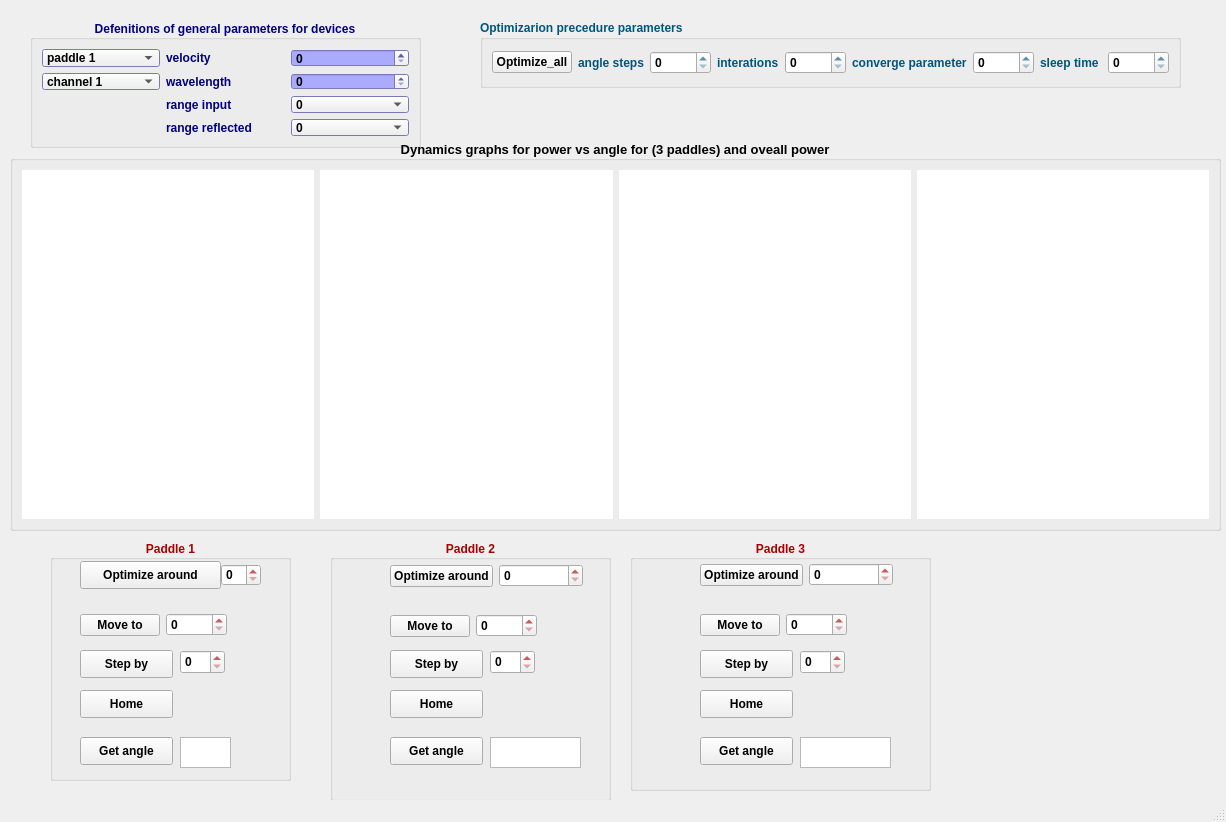
<?xml version="1.0" encoding="UTF-8"?>
<ui version="4.0">
 <class>MainWindow</class>
 <widget class="QMainWindow" name="MainWindow">
  <property name="geometry">
   <rect>
    <x>0</x>
    <y>0</y>
    <width>1226</width>
    <height>822</height>
   </rect>
  </property>
  <property name="windowTitle">
   <string>MainWindow</string>
  </property>
  <widget class="QWidget" name="centralwidget">
   <widget class="QGroupBox" name="groupBox">
    <property name="geometry">
     <rect>
      <x>30</x>
      <y>20</y>
      <width>391</width>
      <height>128</height>
     </rect>
    </property>
    <property name="palette">
     <palette>
      <active>
       <colorrole role="WindowText">
        <brush brushstyle="SolidPattern">
         <color alpha="255">
          <red>0</red>
          <green>0</green>
          <blue>127</blue>
         </color>
        </brush>
       </colorrole>
       <colorrole role="Text">
        <brush brushstyle="SolidPattern">
         <color alpha="255">
          <red>0</red>
          <green>0</green>
          <blue>0</blue>
         </color>
        </brush>
       </colorrole>
       <colorrole role="Base">
        <brush brushstyle="SolidPattern">
         <color alpha="255">
          <red>170</red>
          <green>170</green>
          <blue>255</blue>
         </color>
        </brush>
       </colorrole>
       <colorrole role="Window">
        <brush brushstyle="SolidPattern">
         <color alpha="255">
          <red>170</red>
          <green>170</green>
          <blue>255</blue>
         </color>
        </brush>
       </colorrole>
       <colorrole role="LinkVisited">
        <brush brushstyle="SolidPattern">
         <color alpha="255">
          <red>170</red>
          <green>170</green>
          <blue>255</blue>
         </color>
        </brush>
       </colorrole>
      </active>
      <inactive>
       <colorrole role="WindowText">
        <brush brushstyle="SolidPattern">
         <color alpha="255">
          <red>0</red>
          <green>0</green>
          <blue>127</blue>
         </color>
        </brush>
       </colorrole>
       <colorrole role="Text">
        <brush brushstyle="SolidPattern">
         <color alpha="255">
          <red>0</red>
          <green>0</green>
          <blue>0</blue>
         </color>
        </brush>
       </colorrole>
       <colorrole role="Base">
        <brush brushstyle="SolidPattern">
         <color alpha="255">
          <red>170</red>
          <green>170</green>
          <blue>255</blue>
         </color>
        </brush>
       </colorrole>
       <colorrole role="Window">
        <brush brushstyle="SolidPattern">
         <color alpha="255">
          <red>170</red>
          <green>170</green>
          <blue>255</blue>
         </color>
        </brush>
       </colorrole>
       <colorrole role="LinkVisited">
        <brush brushstyle="SolidPattern">
         <color alpha="255">
          <red>170</red>
          <green>170</green>
          <blue>255</blue>
         </color>
        </brush>
       </colorrole>
      </inactive>
      <disabled>
       <colorrole role="WindowText">
        <brush brushstyle="SolidPattern">
         <color alpha="255">
          <red>120</red>
          <green>120</green>
          <blue>120</blue>
         </color>
        </brush>
       </colorrole>
       <colorrole role="Text">
        <brush brushstyle="SolidPattern">
         <color alpha="255">
          <red>120</red>
          <green>120</green>
          <blue>120</blue>
         </color>
        </brush>
       </colorrole>
       <colorrole role="Base">
        <brush brushstyle="SolidPattern">
         <color alpha="255">
          <red>170</red>
          <green>170</green>
          <blue>255</blue>
         </color>
        </brush>
       </colorrole>
       <colorrole role="Window">
        <brush brushstyle="SolidPattern">
         <color alpha="255">
          <red>170</red>
          <green>170</green>
          <blue>255</blue>
         </color>
        </brush>
       </colorrole>
       <colorrole role="LinkVisited">
        <brush brushstyle="SolidPattern">
         <color alpha="255">
          <red>170</red>
          <green>170</green>
          <blue>255</blue>
         </color>
        </brush>
       </colorrole>
      </disabled>
     </palette>
    </property>
    <property name="font">
     <font>
      <family>Arial</family>
      <pointsize>9</pointsize>
      <weight>75</weight>
      <bold>true</bold>
     </font>
    </property>
    <property name="title">
     <string>Defenitions of general parameters for devices</string>
    </property>
    <property name="alignment">
     <set>Qt::AlignCenter</set>
    </property>
    <layout class="QGridLayout" name="gridLayout">
     <item row="1" column="2">
      <widget class="QSpinBox" name="wavelength"/>
     </item>
     <item row="2" column="2">
      <widget class="QComboBox" name="comboBox_3">
       <item>
        <property name="text">
         <string>0</string>
        </property>
       </item>
       <item>
        <property name="text">
         <string>1</string>
        </property>
       </item>
       <item>
        <property name="text">
         <string>2</string>
        </property>
       </item>
       <item>
        <property name="text">
         <string>3</string>
        </property>
       </item>
       <item>
        <property name="text">
         <string>4</string>
        </property>
       </item>
       <item>
        <property name="text">
         <string>5</string>
        </property>
       </item>
       <item>
        <property name="text">
         <string>5</string>
        </property>
       </item>
       <item>
        <property name="text">
         <string>6</string>
        </property>
       </item>
       <item>
        <property name="text">
         <string>7</string>
        </property>
       </item>
       <item>
        <property name="text">
         <string>8</string>
        </property>
       </item>
      </widget>
     </item>
     <item row="1" column="1">
      <widget class="QLabel" name="label_8">
       <property name="text">
        <string>wavelength</string>
       </property>
      </widget>
     </item>
     <item row="2" column="1">
      <widget class="QLabel" name="label_9">
       <property name="text">
        <string>range input</string>
       </property>
      </widget>
     </item>
     <item row="1" column="0">
      <widget class="QComboBox" name="comboBox_2">
       <item>
        <property name="text">
         <string>channel 1</string>
        </property>
       </item>
       <item>
        <property name="text">
         <string>channel 2</string>
        </property>
       </item>
      </widget>
     </item>
     <item row="0" column="1">
      <widget class="QLabel" name="label_5">
       <property name="text">
        <string>velocity</string>
       </property>
      </widget>
     </item>
     <item row="0" column="2">
      <widget class="QSpinBox" name="velocity"/>
     </item>
     <item row="0" column="0">
      <widget class="QComboBox" name="comboBox">
       <item>
        <property name="text">
         <string>paddle 1</string>
        </property>
       </item>
       <item>
        <property name="text">
         <string>paddle 2</string>
        </property>
       </item>
       <item>
        <property name="text">
         <string>paddle 3</string>
        </property>
       </item>
      </widget>
     </item>
     <item row="3" column="1">
      <widget class="QLabel" name="label_15">
       <property name="text">
        <string>range reflected</string>
       </property>
      </widget>
     </item>
     <item row="3" column="2">
      <widget class="QComboBox" name="comboBox_4">
       <item>
        <property name="text">
         <string>0</string>
        </property>
       </item>
       <item>
        <property name="text">
         <string>1</string>
        </property>
       </item>
       <item>
        <property name="text">
         <string>2</string>
        </property>
       </item>
       <item>
        <property name="text">
         <string>3</string>
        </property>
       </item>
       <item>
        <property name="text">
         <string>4</string>
        </property>
       </item>
       <item>
        <property name="text">
         <string>5</string>
        </property>
       </item>
       <item>
        <property name="text">
         <string>5</string>
        </property>
       </item>
       <item>
        <property name="text">
         <string>6</string>
        </property>
       </item>
       <item>
        <property name="text">
         <string>7</string>
        </property>
       </item>
       <item>
        <property name="text">
         <string>8</string>
        </property>
       </item>
      </widget>
     </item>
    </layout>
   </widget>
   <widget class="QGroupBox" name="groupBox_2">
    <property name="geometry">
     <rect>
      <x>480</x>
      <y>20</y>
      <width>701</width>
      <height>68</height>
     </rect>
    </property>
    <property name="palette">
     <palette>
      <active>
       <colorrole role="WindowText">
        <brush brushstyle="SolidPattern">
         <color alpha="255">
          <red>0</red>
          <green>85</green>
          <blue>127</blue>
         </color>
        </brush>
       </colorrole>
      </active>
      <inactive>
       <colorrole role="WindowText">
        <brush brushstyle="SolidPattern">
         <color alpha="255">
          <red>0</red>
          <green>85</green>
          <blue>127</blue>
         </color>
        </brush>
       </colorrole>
      </inactive>
      <disabled>
       <colorrole role="WindowText">
        <brush brushstyle="SolidPattern">
         <color alpha="255">
          <red>120</red>
          <green>120</green>
          <blue>120</blue>
         </color>
        </brush>
       </colorrole>
      </disabled>
     </palette>
    </property>
    <property name="font">
     <font>
      <family>Arial</family>
      <pointsize>9</pointsize>
      <weight>75</weight>
      <bold>true</bold>
     </font>
    </property>
    <property name="title">
     <string>Optimizarion precedure parameters</string>
    </property>
    <layout class="QHBoxLayout" name="horizontalLayout_9">
     <item>
      <widget class="QPushButton" name="optimize_all_p">
       <property name="text">
        <string>Optimize_all</string>
       </property>
      </widget>
     </item>
     <item>
      <widget class="QLabel" name="label_6">
       <property name="text">
        <string>angle steps</string>
       </property>
      </widget>
     </item>
     <item>
      <widget class="QSpinBox" name="angle_step"/>
     </item>
     <item>
      <widget class="QLabel" name="label_7">
       <property name="text">
        <string>interations</string>
       </property>
      </widget>
     </item>
     <item>
      <widget class="QSpinBox" name="iterations"/>
     </item>
     <item>
      <widget class="QLabel" name="label_10">
       <property name="text">
        <string>converge parameter</string>
       </property>
      </widget>
     </item>
     <item>
      <widget class="QSpinBox" name="converge_number"/>
     </item>
     <item>
      <widget class="QLabel" name="label_11">
       <property name="text">
        <string>sleep time</string>
       </property>
      </widget>
     </item>
     <item>
      <widget class="QSpinBox" name="sleep_time"/>
     </item>
    </layout>
   </widget>
   <widget class="QGroupBox" name="groupBox_5">
    <property name="geometry">
     <rect>
      <x>50</x>
      <y>540</y>
      <width>241</width>
      <height>241</height>
     </rect>
    </property>
    <property name="palette">
     <palette>
      <active>
       <colorrole role="WindowText">
        <brush brushstyle="SolidPattern">
         <color alpha="255">
          <red>170</red>
          <green>0</green>
          <blue>0</blue>
         </color>
        </brush>
       </colorrole>
      </active>
      <inactive>
       <colorrole role="WindowText">
        <brush brushstyle="SolidPattern">
         <color alpha="255">
          <red>170</red>
          <green>0</green>
          <blue>0</blue>
         </color>
        </brush>
       </colorrole>
      </inactive>
      <disabled>
       <colorrole role="WindowText">
        <brush brushstyle="SolidPattern">
         <color alpha="255">
          <red>120</red>
          <green>120</green>
          <blue>120</blue>
         </color>
        </brush>
       </colorrole>
      </disabled>
     </palette>
    </property>
    <property name="font">
     <font>
      <family>Arial</family>
      <pointsize>9</pointsize>
      <weight>75</weight>
      <bold>true</bold>
     </font>
    </property>
    <property name="title">
     <string>Paddle 1</string>
    </property>
    <property name="alignment">
     <set>Qt::AlignCenter</set>
    </property>
    <widget class="QTextEdit" name="textEdit">
     <property name="geometry">
      <rect>
       <x>130</x>
       <y>197</y>
       <width>51</width>
       <height>31</height>
      </rect>
     </property>
    </widget>
    <widget class="QWidget" name="">
     <property name="geometry">
      <rect>
       <x>30</x>
       <y>70</y>
       <width>147</width>
       <height>30</height>
      </rect>
     </property>
     <layout class="QHBoxLayout" name="horizontalLayout">
      <item>
       <widget class="QPushButton" name="move_to_1">
        <property name="text">
         <string>Move to</string>
        </property>
       </widget>
      </item>
      <item>
       <widget class="QSpinBox" name="move_rel_step_1"/>
      </item>
     </layout>
    </widget>
    <widget class="QPushButton" name="home_p_1">
     <property name="geometry">
      <rect>
       <x>30</x>
       <y>150</y>
       <width>93</width>
       <height>28</height>
      </rect>
     </property>
     <property name="text">
      <string>Home</string>
     </property>
    </widget>
    <widget class="QPushButton" name="optimize_all_p_5">
     <property name="geometry">
      <rect>
       <x>30</x>
       <y>21</y>
       <width>141</width>
       <height>28</height>
      </rect>
     </property>
     <property name="text">
      <string>Optimize around</string>
     </property>
    </widget>
    <widget class="QSpinBox" name="around_angle_1">
     <property name="geometry">
      <rect>
       <x>171</x>
       <y>24</y>
       <width>40</width>
       <height>22</height>
      </rect>
     </property>
    </widget>
    <widget class="QPushButton" name="get_angle_1">
     <property name="geometry">
      <rect>
       <x>30</x>
       <y>197</y>
       <width>93</width>
       <height>28</height>
      </rect>
     </property>
     <property name="text">
      <string>Get angle</string>
     </property>
    </widget>
    <widget class="QWidget" name="">
     <property name="geometry">
      <rect>
       <x>30</x>
       <y>20</y>
       <width>181</width>
       <height>30</height>
      </rect>
     </property>
     <layout class="QHBoxLayout" name="horizontalLayout_4"/>
    </widget>
    <widget class="QPushButton" name="move_to_4">
     <property name="geometry">
      <rect>
       <x>30</x>
       <y>110</y>
       <width>93</width>
       <height>28</height>
      </rect>
     </property>
     <property name="text">
      <string>Step by</string>
     </property>
    </widget>
    <widget class="QSpinBox" name="move_rel_step_4">
     <property name="geometry">
      <rect>
       <x>130</x>
       <y>110</y>
       <width>45</width>
       <height>24</height>
      </rect>
     </property>
    </widget>
   </widget>
   <widget class="QGroupBox" name="groupBox_6">
    <property name="geometry">
     <rect>
      <x>630</x>
      <y>540</y>
      <width>301</width>
      <height>251</height>
     </rect>
    </property>
    <property name="palette">
     <palette>
      <active>
       <colorrole role="WindowText">
        <brush brushstyle="SolidPattern">
         <color alpha="255">
          <red>170</red>
          <green>0</green>
          <blue>0</blue>
         </color>
        </brush>
       </colorrole>
      </active>
      <inactive>
       <colorrole role="WindowText">
        <brush brushstyle="SolidPattern">
         <color alpha="255">
          <red>170</red>
          <green>0</green>
          <blue>0</blue>
         </color>
        </brush>
       </colorrole>
      </inactive>
      <disabled>
       <colorrole role="WindowText">
        <brush brushstyle="SolidPattern">
         <color alpha="255">
          <red>120</red>
          <green>120</green>
          <blue>120</blue>
         </color>
        </brush>
       </colorrole>
      </disabled>
     </palette>
    </property>
    <property name="font">
     <font>
      <family>Arial</family>
      <pointsize>9</pointsize>
      <weight>75</weight>
      <bold>true</bold>
     </font>
    </property>
    <property name="title">
     <string>Paddle 3</string>
    </property>
    <property name="alignment">
     <set>Qt::AlignCenter</set>
    </property>
    <widget class="QWidget" name="layoutWidget_3">
     <property name="geometry">
      <rect>
       <x>70</x>
       <y>20</y>
       <width>193</width>
       <height>30</height>
      </rect>
     </property>
     <layout class="QHBoxLayout" name="horizontalLayout_7">
      <item>
       <widget class="QPushButton" name="optimize_all_p_8">
        <property name="text">
         <string>Optimize around</string>
        </property>
       </widget>
      </item>
      <item>
       <widget class="QSpinBox" name="around_angle_3"/>
      </item>
     </layout>
    </widget>
    <widget class="QWidget" name="layoutWidget_4">
     <property name="geometry">
      <rect>
       <x>70</x>
       <y>70</y>
       <width>147</width>
       <height>30</height>
      </rect>
     </property>
     <layout class="QHBoxLayout" name="horizontalLayout_8">
      <item>
       <widget class="QPushButton" name="move_to_3">
        <property name="text">
         <string>Move to</string>
        </property>
       </widget>
      </item>
      <item>
       <widget class="QSpinBox" name="move_rel_step_3"/>
      </item>
     </layout>
    </widget>
    <widget class="QTextEdit" name="textEdit_3">
     <property name="geometry">
      <rect>
       <x>170</x>
       <y>197</y>
       <width>91</width>
       <height>31</height>
      </rect>
     </property>
    </widget>
    <widget class="QPushButton" name="home_p_3">
     <property name="geometry">
      <rect>
       <x>70</x>
       <y>150</y>
       <width>93</width>
       <height>28</height>
      </rect>
     </property>
     <property name="text">
      <string>Home</string>
     </property>
    </widget>
    <widget class="QPushButton" name="get_angle_3">
     <property name="geometry">
      <rect>
       <x>70</x>
       <y>197</y>
       <width>93</width>
       <height>28</height>
      </rect>
     </property>
     <property name="text">
      <string>Get angle</string>
     </property>
    </widget>
    <widget class="QSpinBox" name="move_rel_step_6">
     <property name="geometry">
      <rect>
       <x>170</x>
       <y>110</y>
       <width>45</width>
       <height>24</height>
      </rect>
     </property>
    </widget>
    <widget class="QPushButton" name="move_to_6">
     <property name="geometry">
      <rect>
       <x>70</x>
       <y>110</y>
       <width>93</width>
       <height>28</height>
      </rect>
     </property>
     <property name="text">
      <string>Step by</string>
     </property>
    </widget>
   </widget>
   <widget class="QGroupBox" name="groupBox_7">
    <property name="geometry">
     <rect>
      <x>330</x>
      <y>540</y>
      <width>281</width>
      <height>261</height>
     </rect>
    </property>
    <property name="palette">
     <palette>
      <active>
       <colorrole role="WindowText">
        <brush brushstyle="SolidPattern">
         <color alpha="255">
          <red>170</red>
          <green>0</green>
          <blue>0</blue>
         </color>
        </brush>
       </colorrole>
      </active>
      <inactive>
       <colorrole role="WindowText">
        <brush brushstyle="SolidPattern">
         <color alpha="255">
          <red>170</red>
          <green>0</green>
          <blue>0</blue>
         </color>
        </brush>
       </colorrole>
      </inactive>
      <disabled>
       <colorrole role="WindowText">
        <brush brushstyle="SolidPattern">
         <color alpha="255">
          <red>120</red>
          <green>120</green>
          <blue>120</blue>
         </color>
        </brush>
       </colorrole>
      </disabled>
     </palette>
    </property>
    <property name="font">
     <font>
      <family>Arial</family>
      <pointsize>9</pointsize>
      <weight>75</weight>
      <bold>true</bold>
     </font>
    </property>
    <property name="title">
     <string>Paddle 2</string>
    </property>
    <property name="alignment">
     <set>Qt::AlignCenter</set>
    </property>
    <widget class="QWidget" name="layoutWidget_2">
     <property name="geometry">
      <rect>
       <x>60</x>
       <y>20</y>
       <width>193</width>
       <height>32</height>
      </rect>
     </property>
     <layout class="QHBoxLayout" name="horizontalLayout_6">
      <item>
       <widget class="QPushButton" name="optimize_all_p_7">
        <property name="text">
         <string>Optimize around</string>
        </property>
       </widget>
      </item>
      <item>
       <widget class="QSpinBox" name="around_angle_2"/>
      </item>
     </layout>
    </widget>
    <widget class="QTextEdit" name="textEdit_2">
     <property name="geometry">
      <rect>
       <x>160</x>
       <y>197</y>
       <width>91</width>
       <height>31</height>
      </rect>
     </property>
    </widget>
    <widget class="QWidget" name="layoutWidget">
     <property name="geometry">
      <rect>
       <x>60</x>
       <y>70</y>
       <width>147</width>
       <height>32</height>
      </rect>
     </property>
     <layout class="QHBoxLayout" name="horizontalLayout_3">
      <item>
       <widget class="QPushButton" name="move_to_2">
        <property name="text">
         <string>Move to</string>
        </property>
       </widget>
      </item>
      <item>
       <widget class="QSpinBox" name="move_rel_step_2"/>
      </item>
     </layout>
    </widget>
    <widget class="QPushButton" name="home_p_2">
     <property name="geometry">
      <rect>
       <x>60</x>
       <y>150</y>
       <width>93</width>
       <height>28</height>
      </rect>
     </property>
     <property name="text">
      <string>Home</string>
     </property>
    </widget>
    <widget class="QPushButton" name="get_angle_2">
     <property name="geometry">
      <rect>
       <x>60</x>
       <y>197</y>
       <width>93</width>
       <height>28</height>
      </rect>
     </property>
     <property name="text">
      <string>Get angle</string>
     </property>
    </widget>
    <widget class="QSpinBox" name="move_rel_step_5">
     <property name="geometry">
      <rect>
       <x>160</x>
       <y>110</y>
       <width>45</width>
       <height>24</height>
      </rect>
     </property>
    </widget>
    <widget class="QPushButton" name="move_to_5">
     <property name="geometry">
      <rect>
       <x>60</x>
       <y>110</y>
       <width>93</width>
       <height>28</height>
      </rect>
     </property>
     <property name="text">
      <string>Step by</string>
     </property>
    </widget>
   </widget>
   <widget class="QGroupBox" name="groupBox_4">
    <property name="geometry">
     <rect>
      <x>10</x>
      <y>140</y>
      <width>1211</width>
      <height>391</height>
     </rect>
    </property>
    <property name="font">
     <font>
      <family>Arial</family>
      <pointsize>10</pointsize>
      <weight>75</weight>
      <bold>true</bold>
     </font>
    </property>
    <property name="title">
     <string>Dynamics graphs for power vs angle for (3 paddles) and oveall power</string>
    </property>
    <property name="alignment">
     <set>Qt::AlignCenter</set>
    </property>
    <layout class="QHBoxLayout" name="horizontalLayout_10">
     <item>
      <widget class="PlotWidget" name="graph_widget" native="true">
       <property name="palette">
        <palette>
         <active>
          <colorrole role="Button">
           <brush brushstyle="SolidPattern">
            <color alpha="255">
             <red>255</red>
             <green>255</green>
             <blue>255</blue>
            </color>
           </brush>
          </colorrole>
          <colorrole role="Base">
           <brush brushstyle="SolidPattern">
            <color alpha="255">
             <red>255</red>
             <green>255</green>
             <blue>255</blue>
            </color>
           </brush>
          </colorrole>
          <colorrole role="Window">
           <brush brushstyle="SolidPattern">
            <color alpha="255">
             <red>255</red>
             <green>255</green>
             <blue>255</blue>
            </color>
           </brush>
          </colorrole>
         </active>
         <inactive>
          <colorrole role="Button">
           <brush brushstyle="SolidPattern">
            <color alpha="255">
             <red>255</red>
             <green>255</green>
             <blue>255</blue>
            </color>
           </brush>
          </colorrole>
          <colorrole role="Base">
           <brush brushstyle="SolidPattern">
            <color alpha="255">
             <red>255</red>
             <green>255</green>
             <blue>255</blue>
            </color>
           </brush>
          </colorrole>
          <colorrole role="Window">
           <brush brushstyle="SolidPattern">
            <color alpha="255">
             <red>255</red>
             <green>255</green>
             <blue>255</blue>
            </color>
           </brush>
          </colorrole>
         </inactive>
         <disabled>
          <colorrole role="Button">
           <brush brushstyle="SolidPattern">
            <color alpha="255">
             <red>255</red>
             <green>255</green>
             <blue>255</blue>
            </color>
           </brush>
          </colorrole>
          <colorrole role="Base">
           <brush brushstyle="SolidPattern">
            <color alpha="255">
             <red>255</red>
             <green>255</green>
             <blue>255</blue>
            </color>
           </brush>
          </colorrole>
          <colorrole role="Window">
           <brush brushstyle="SolidPattern">
            <color alpha="255">
             <red>255</red>
             <green>255</green>
             <blue>255</blue>
            </color>
           </brush>
          </colorrole>
         </disabled>
        </palette>
       </property>
       <property name="styleSheet">
        <string notr="true">background-color: rgb(255, 255, 255);</string>
       </property>
      </widget>
     </item>
     <item>
      <widget class="PlotWidget" name="graph_widget_2" native="true">
       <property name="palette">
        <palette>
         <active>
          <colorrole role="Button">
           <brush brushstyle="SolidPattern">
            <color alpha="255">
             <red>255</red>
             <green>255</green>
             <blue>255</blue>
            </color>
           </brush>
          </colorrole>
          <colorrole role="Base">
           <brush brushstyle="SolidPattern">
            <color alpha="255">
             <red>255</red>
             <green>255</green>
             <blue>255</blue>
            </color>
           </brush>
          </colorrole>
          <colorrole role="Window">
           <brush brushstyle="SolidPattern">
            <color alpha="255">
             <red>255</red>
             <green>255</green>
             <blue>255</blue>
            </color>
           </brush>
          </colorrole>
         </active>
         <inactive>
          <colorrole role="Button">
           <brush brushstyle="SolidPattern">
            <color alpha="255">
             <red>255</red>
             <green>255</green>
             <blue>255</blue>
            </color>
           </brush>
          </colorrole>
          <colorrole role="Base">
           <brush brushstyle="SolidPattern">
            <color alpha="255">
             <red>255</red>
             <green>255</green>
             <blue>255</blue>
            </color>
           </brush>
          </colorrole>
          <colorrole role="Window">
           <brush brushstyle="SolidPattern">
            <color alpha="255">
             <red>255</red>
             <green>255</green>
             <blue>255</blue>
            </color>
           </brush>
          </colorrole>
         </inactive>
         <disabled>
          <colorrole role="Button">
           <brush brushstyle="SolidPattern">
            <color alpha="255">
             <red>255</red>
             <green>255</green>
             <blue>255</blue>
            </color>
           </brush>
          </colorrole>
          <colorrole role="Base">
           <brush brushstyle="SolidPattern">
            <color alpha="255">
             <red>255</red>
             <green>255</green>
             <blue>255</blue>
            </color>
           </brush>
          </colorrole>
          <colorrole role="Window">
           <brush brushstyle="SolidPattern">
            <color alpha="255">
             <red>255</red>
             <green>255</green>
             <blue>255</blue>
            </color>
           </brush>
          </colorrole>
         </disabled>
        </palette>
       </property>
       <property name="styleSheet">
        <string notr="true">background-color: rgb(255, 255, 255);</string>
       </property>
      </widget>
     </item>
     <item>
      <widget class="PlotWidget" name="graph_widget_3" native="true">
       <property name="palette">
        <palette>
         <active>
          <colorrole role="Button">
           <brush brushstyle="SolidPattern">
            <color alpha="255">
             <red>255</red>
             <green>255</green>
             <blue>255</blue>
            </color>
           </brush>
          </colorrole>
          <colorrole role="Base">
           <brush brushstyle="SolidPattern">
            <color alpha="255">
             <red>255</red>
             <green>255</green>
             <blue>255</blue>
            </color>
           </brush>
          </colorrole>
          <colorrole role="Window">
           <brush brushstyle="SolidPattern">
            <color alpha="255">
             <red>255</red>
             <green>255</green>
             <blue>255</blue>
            </color>
           </brush>
          </colorrole>
         </active>
         <inactive>
          <colorrole role="Button">
           <brush brushstyle="SolidPattern">
            <color alpha="255">
             <red>255</red>
             <green>255</green>
             <blue>255</blue>
            </color>
           </brush>
          </colorrole>
          <colorrole role="Base">
           <brush brushstyle="SolidPattern">
            <color alpha="255">
             <red>255</red>
             <green>255</green>
             <blue>255</blue>
            </color>
           </brush>
          </colorrole>
          <colorrole role="Window">
           <brush brushstyle="SolidPattern">
            <color alpha="255">
             <red>255</red>
             <green>255</green>
             <blue>255</blue>
            </color>
           </brush>
          </colorrole>
         </inactive>
         <disabled>
          <colorrole role="Button">
           <brush brushstyle="SolidPattern">
            <color alpha="255">
             <red>255</red>
             <green>255</green>
             <blue>255</blue>
            </color>
           </brush>
          </colorrole>
          <colorrole role="Base">
           <brush brushstyle="SolidPattern">
            <color alpha="255">
             <red>255</red>
             <green>255</green>
             <blue>255</blue>
            </color>
           </brush>
          </colorrole>
          <colorrole role="Window">
           <brush brushstyle="SolidPattern">
            <color alpha="255">
             <red>255</red>
             <green>255</green>
             <blue>255</blue>
            </color>
           </brush>
          </colorrole>
         </disabled>
        </palette>
       </property>
       <property name="styleSheet">
        <string notr="true">background-color: rgb(255, 255, 255);</string>
       </property>
      </widget>
     </item>
     <item>
      <widget class="PlotWidget" name="graph_widget_4" native="true">
       <property name="palette">
        <palette>
         <active>
          <colorrole role="Button">
           <brush brushstyle="SolidPattern">
            <color alpha="255">
             <red>255</red>
             <green>255</green>
             <blue>255</blue>
            </color>
           </brush>
          </colorrole>
          <colorrole role="Base">
           <brush brushstyle="SolidPattern">
            <color alpha="255">
             <red>255</red>
             <green>255</green>
             <blue>255</blue>
            </color>
           </brush>
          </colorrole>
          <colorrole role="Window">
           <brush brushstyle="SolidPattern">
            <color alpha="255">
             <red>255</red>
             <green>255</green>
             <blue>255</blue>
            </color>
           </brush>
          </colorrole>
         </active>
         <inactive>
          <colorrole role="Button">
           <brush brushstyle="SolidPattern">
            <color alpha="255">
             <red>255</red>
             <green>255</green>
             <blue>255</blue>
            </color>
           </brush>
          </colorrole>
          <colorrole role="Base">
           <brush brushstyle="SolidPattern">
            <color alpha="255">
             <red>255</red>
             <green>255</green>
             <blue>255</blue>
            </color>
           </brush>
          </colorrole>
          <colorrole role="Window">
           <brush brushstyle="SolidPattern">
            <color alpha="255">
             <red>255</red>
             <green>255</green>
             <blue>255</blue>
            </color>
           </brush>
          </colorrole>
         </inactive>
         <disabled>
          <colorrole role="Button">
           <brush brushstyle="SolidPattern">
            <color alpha="255">
             <red>255</red>
             <green>255</green>
             <blue>255</blue>
            </color>
           </brush>
          </colorrole>
          <colorrole role="Base">
           <brush brushstyle="SolidPattern">
            <color alpha="255">
             <red>255</red>
             <green>255</green>
             <blue>255</blue>
            </color>
           </brush>
          </colorrole>
          <colorrole role="Window">
           <brush brushstyle="SolidPattern">
            <color alpha="255">
             <red>255</red>
             <green>255</green>
             <blue>255</blue>
            </color>
           </brush>
          </colorrole>
         </disabled>
        </palette>
       </property>
       <property name="styleSheet">
        <string notr="true">background-color: rgb(255, 255, 255);</string>
       </property>
      </widget>
     </item>
    </layout>
   </widget>
  </widget>
  <widget class="QMenuBar" name="menubar">
   <property name="geometry">
    <rect>
     <x>0</x>
     <y>0</y>
     <width>1226</width>
     <height>26</height>
    </rect>
   </property>
  </widget>
  <widget class="QStatusBar" name="statusbar"/>
 </widget>
 <customwidgets>
  <customwidget>
   <class>PlotWidget</class>
   <extends>QWidget</extends>
   <header>pyqtgraph</header>
   <container>1</container>
  </customwidget>
 </customwidgets>
 <resources/>
 <connections/>
</ui>
